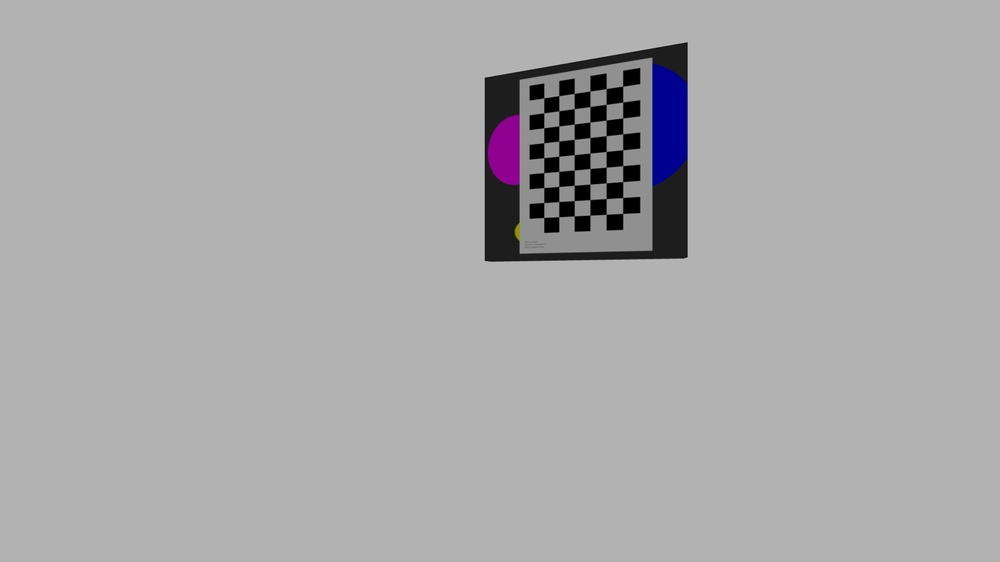
#> input picture Camera Calibrations/Sim Iris/1.jpg, 1000 x 562 px, shrunk from 1920 x 1080 before the run; its folder holds only this picture in this run
$ python calibration.py
#> lines starting #> are read from the running program, lines starting #| are printed output that depends on the picture; after the words box and inside, x2 and y2 are one past the last pixel; in counts of white or black regions, pixels touching at a corner belong together; long printed decimals are rounded
import numpy as np
import cv2
import glob

np.set_printoptions(suppress=True)  # don't use scientific notation

global imgpoints, objpoints, CHECK

# Defining the dimensions of checkerboard
CHECKERBOARD = (9, 6)
print("CHECKERBOARD: ", CHECKERBOARD)
criteria = (cv2.TERM_CRITERIA_EPS + cv2.TERM_CRITERIA_MAX_ITER, 30, 0.001)

# Creating vector to store vectors of 3D points for each checkerboard image
objpoints = []
# Creating vector to store vectors of 2D points for each checkerboard image
CHECK = []
imgpoints = []


# Defining the world coordinates for 3D points
objp = np.zeros((1, CHECKERBOARD[0] * CHECKERBOARD[1], 3), np.float32)
objp[0, :, :2] = np.mgrid[0 : CHECKERBOARD[0], 0 : CHECKERBOARD[1]].T.reshape(-1, 2)
prev_img_shape = None

# Extracting path of individual image stored in a given directory
images = sorted(glob.glob("*.jpg"))
print("images: ", images)

import threading

for fname in images:
    print(fname)
    img = cv2.imread(fname)
#> img is the input picture: shape (562, 1000, 3); mean B, G, R 171.2, 169.8, 170.2
    gray = cv2.cvtColor(img, cv2.COLOR_BGR2GRAY)
    # Find the chess board corners
    # If desired number of corners are found in the image then ret = true
    ret, corners = cv2.findChessboardCorners(
        gray,
        CHECKERBOARD,
        cv2.CALIB_CB_ADAPTIVE_THRESH
        + cv2.CALIB_CB_FAST_CHECK
        + cv2.CALIB_CB_NORMALIZE_IMAGE,
    )
#> ret = True; corners = 54 rows, first 8: [622.6, 86.18], [622.6, 102.1], [622.7, 118], [622.6, 133.8], [622.6, 149.7], [622.7, 165.6], [622.6, 181.6], [622.7, 197.5]

    """
    If desired number of corner are detected,
    we refine the pixel coordinates and display
    them on the images of checker board
    """
    if ret == True:
        objpoints.append(objp)
        # refining pixel coordinates for given 2d points.
        corners2 = cv2.cornerSubPix(gray, corners, (11, 11), (-1, -1), criteria)
#> corners2 = 54 rows, first 8: [622.7, 86.16], [622.7, 102.1], [622.7, 117.9], [622.7, 133.8], [622.7, 149.7], [622.7, 165.7], [622.7, 181.6], [622.7, 197.5]

        imgpoints.append(corners2)

        # Draw and display the corners
        img = cv2.drawChessboardCorners(img, CHECKERBOARD, corners2, ret)
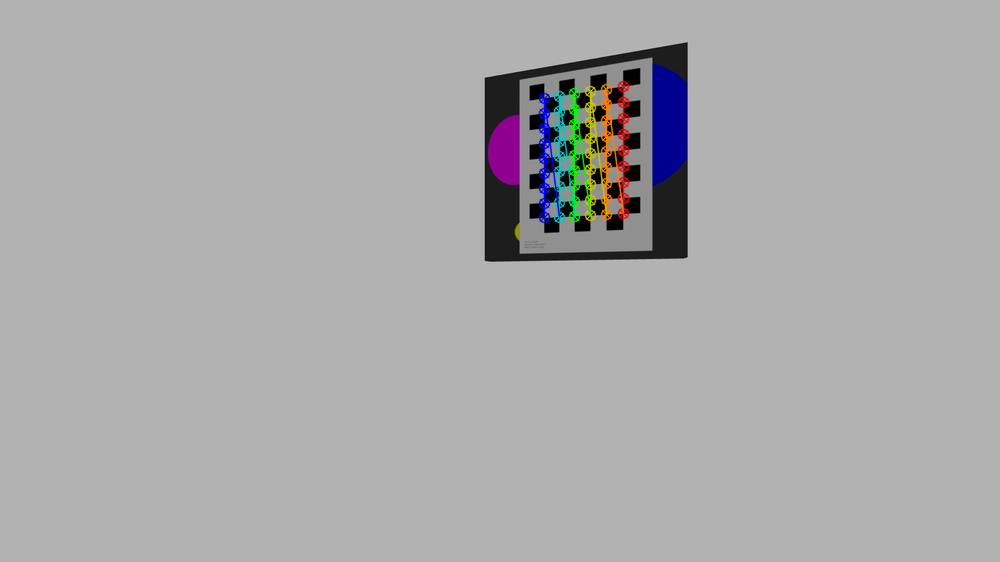
#> img: shape (562, 1000, 3); 1.39% of pixels changed, all inside (x1, y1, x2, y2) = (538, 80, 630, 224)

    else:
        print(f"\nNo se detectaron los puntos en: {fname}\n")

    cv2.namedWindow("img" + fname, cv2.WINDOW_NORMAL)
    cv2.imshow("img" + fname, img)
    cv2.waitKey(1)

    print(f"\nFinished: {fname}\n")

    CHECK.append(ret)
    print("thread started")

img = cv2.imread(fname)
gray = cv2.cvtColor(img, cv2.COLOR_BGR2GRAY)
h, w = img.shape[:2]
#> h = 562; w = 1000
print("height: ", h)
#| height:  562
print("width: ", w)
#| width:  1000

cv2.waitKey(0)
cv2.destroyAllWindows()


"""
Performing camera calibration by
passing the value of known 3D points (objpoints)
and corresponding pixel coordinates of the
detected corners (imgpoints)
"""
conteo = 0
while len(CHECK) < len(images):
    conteo += 1
    print(f"waiting for threads to finish {conteo}", end="\r")
#> this loop made 0 passes
#> after the loop, conteo = 0

ret, mtx, dist, rvecs, tvecs = cv2.calibrateCamera(
    objpoints, imgpoints, gray.shape[::-1], None, None
)
#> ret = 0.0495; mtx = [[2538.7, 0, 481.7], [0, 1129.2, 285.9], [0, 0, 1]]; dist = [[-0.314, 7.11, -0.0118, 0.000689, -85.53]]; rvecs = ([0.887, 0.882, 1.39],); tvecs = ([3.95, -12.56, 71.06],)

print("Camera matrix : \n")
print(mtx)
#| [[2538.682     0.          481.725]
#|  [   0.         1129.229  285.925 ]
#|  [   0.            0.            1.        ]]
print("dist : \n")
print(dist)
#| [[ -0.3143   7.114  -0.01183   0.0006892 -85.532]]
# [4 lines of commented-out code are left out]

np.savetxt("cameraMatrix.txt", mtx)
np.savetxt("distCoeffs.txt", dist)

# Try to undistort one of the images
img = cv2.imread(images[0])
h, w = img.shape[:2]
newcameramtx, roi = cv2.getOptimalNewCameraMatrix(mtx, dist, (w, h), 1, (w, h))
#> newcameramtx = [[2325.3, 0, 474.8], [0, 1024.7, 283], [0, 0, 1]]; roi = (31, 22, 920, 516)

# undistort
dst = cv2.undistort(img, mtx, dist, None, newcameramtx)
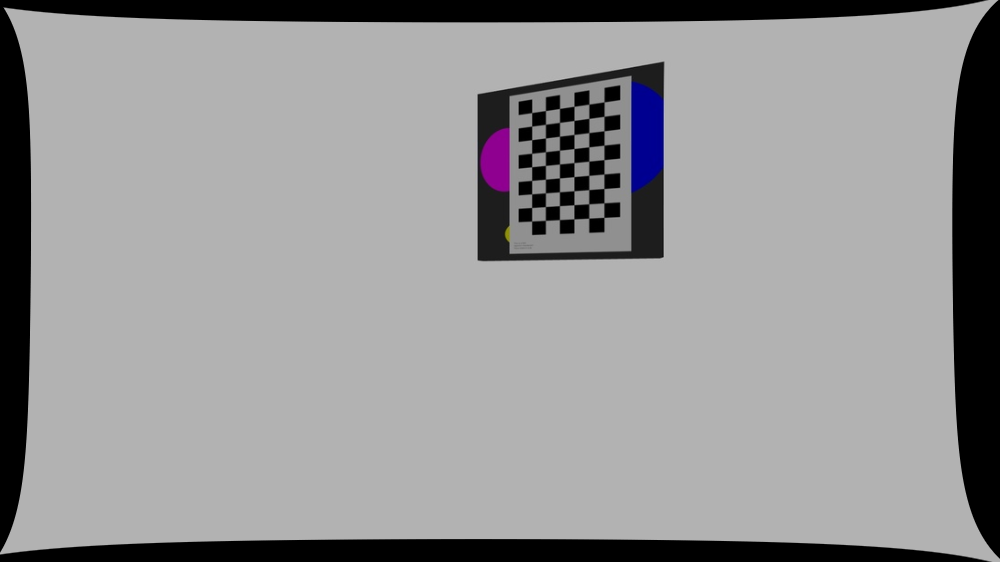
#> dst: shape (562, 1000, 3); mean B, G, R 149.2, 148, 148.4

# crop the image
x, y, w, h = roi
#> x = 31; y = 22; w = 920; h = 516
dst = dst[y : y + h, x : x + w]
#> dst: shape (516, 920, 3)
cv2.imwrite("calibresult.png", dst)


# Reprojection error
mean_error = 0
for i in range(len(objpoints)):
    imgpoints2, _ = cv2.projectPoints(objpoints[i], rvecs[i], tvecs[i], mtx, dist)
    error = cv2.norm(imgpoints[i], imgpoints2, cv2.NORM_L2) / len(imgpoints2)
    mean_error += error
#> this loop made 1 pass
#> (error, mean_error) on pass 1: (0.00674, 0.00674)
#> after the loop, mean_error = 0.00674

print("total error: ", mean_error / len(objpoints))
#| total error:  0.006741

$ run again, on Camera Calibrations/Sim Iris/4.jpg
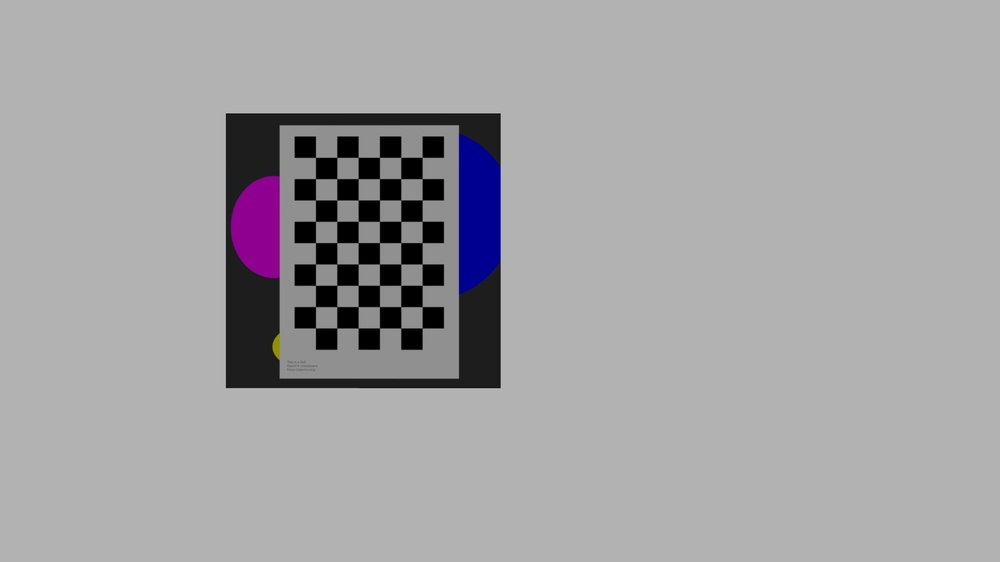
#> input picture Camera Calibrations/Sim Iris/4.jpg, 1000 x 562 px, shrunk from 1920 x 1080 before the run
#> img is the input picture: shape (562, 1000, 3); mean B, G, R 165.2, 162.7, 163.8
#> `ret, corners = cv2.findChessboardCorners( gray, CHECKERBOARD, cv2.CALI..`: ret = True; corners = 54 rows, first 8: [422, 157], [422, 178.5], [422, 200], [422.2, 221], [422.2, 242.8], [422, 264], [422, 285], [422, 306.6]
#> corners2 = 54 rows, first 8: [422.2, 157.3], [422.2, 178.6], [422.2, 199.9], [422.2, 221.3], [422.2, 242.6], [422.2, 263.9], [422.2, 285.3], [422.2, 306.6]
#> `img = cv2.drawChessboardCorners(img, CHECKERBOARD, corners2, ret)`:
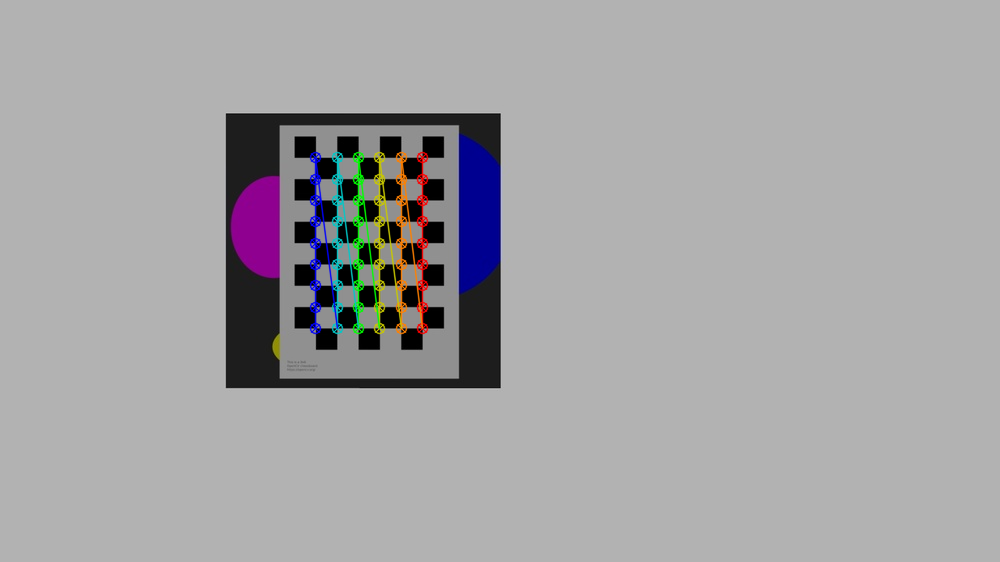
#> img: shape (562, 1000, 3); 1.7% of pixels changed, all inside (x1, y1, x2, y2) = (309, 151, 429, 335)
#| height:  562
#| width:  1000
#> after the loop `while len(CHECK) < len(images):`: conteo = 0
#> `ret, mtx, dist, rvecs, tvecs = cv2.calibrateCamera( objpoints, imgpoin..`: ret = 0.0463; mtx = [[6671.5, 0, 468.3], [0, 6670.2, 259.8], [0, 0, 1]]; dist = [[-2.78, 1041.2, 0.000935, -0.0218, 1.75]]; rvecs = ([0.0142, 0.00935, 1.57],); tvecs = ([-2.16, -4.8, 312.6],)
#| [[6671.488    0.          468.263]
#|  [   0.         6670.244  259.771]
#|  [   0.            0.            1.        ]]
#| [[  -2.778 1041.186    0.000935   -0.02183    1.748]]
#> newcameramtx = [[6778.9, 0, 468.7], [0, 6657.8, 259.9], [0, 0, 1]]; roi = (8, 9, 982, 541)
#> `x, y, w, h = roi`: x = 8; y = 9; w = 982; h = 541
#> `dst = dst[y : y + h, x : x + w]`:
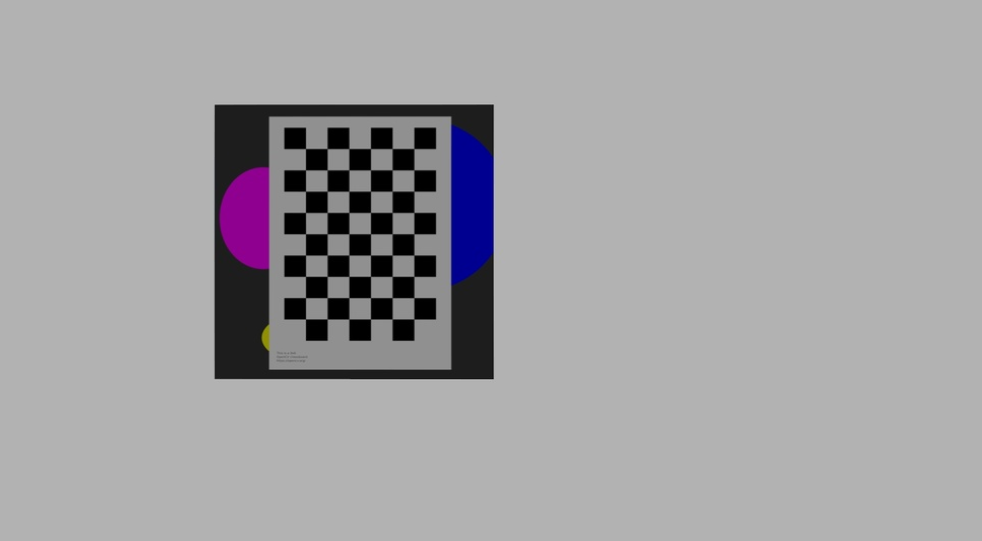
#> dst: shape (541, 982, 3); mean B, G, R 164.2, 161.6, 162.7
#> the loop `for i in range(len(objpoints)):` made 1 pass
#> (error, mean_error) on pass 1: (0.0063, 0.0063)
#> after the loop `for i in range(len(objpoints)):`: mean_error = 0.0063
#| total error:  0.006296

$ run again, on Camera Calibrations/Sim Iris/5.jpg
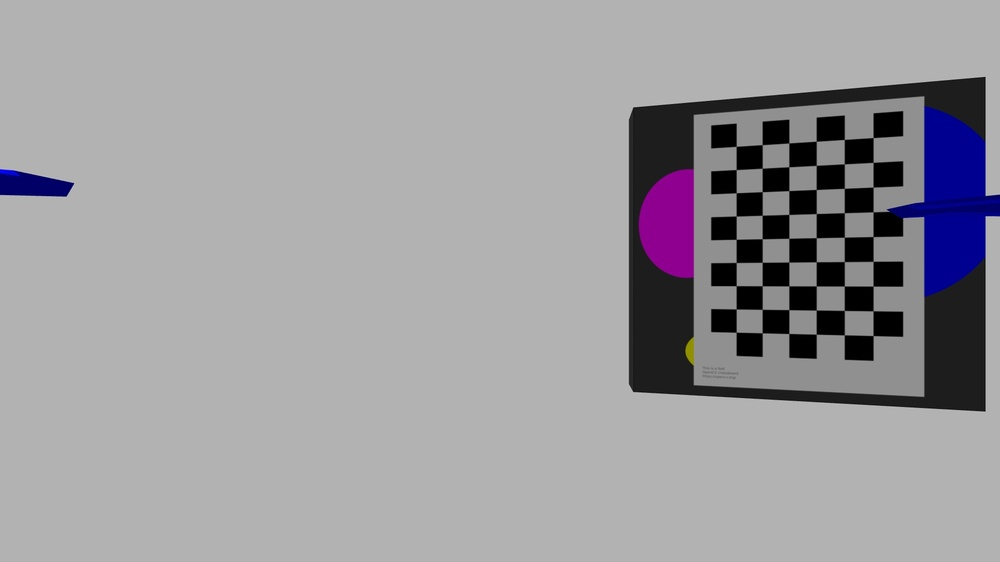
#> input picture Camera Calibrations/Sim Iris/5.jpg, 1000 x 562 px, shrunk from 1920 x 1080 before the run
#> img is the input picture: shape (562, 1000, 3); mean B, G, R 159.1, 155, 156.2
#> `ret, corners = cv2.findChessboardCorners( gray, CHECKERBOARD, cv2.CALI..`: ret = True; corners = 54 rows, first 8: [873.1, 137.5], [873.1, 162.4], [873.1, 187.1], [873, 211.8], [873, 236.6], [873.1, 261.4], [873.1, 286.1], [873.1, 310.8]
#> corners2 = 54 rows, first 8: [873.1, 137.6], [873.1, 162.4], [873.1, 187.1], [873.1, 211.8], [873.1, 236.6], [873.1, 261.3], [873.1, 286.1], [873.1, 310.8]
#> `img = cv2.drawChessboardCorners(img, CHECKERBOARD, corners2, ret)`:
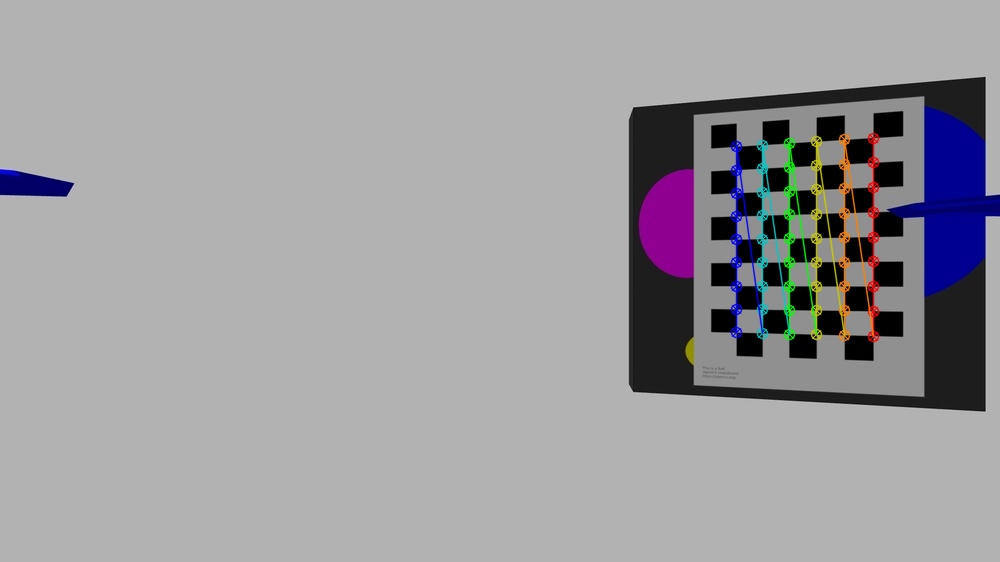
#> img: shape (562, 1000, 3); 1.85% of pixels changed, all inside (x1, y1, x2, y2) = (730, 132, 880, 343)
#| height:  562
#| width:  1000
#> after the loop `while len(CHECK) < len(images):`: conteo = 0
#> `ret, mtx, dist, rvecs, tvecs = cv2.calibrateCamera( objpoints, imgpoin..`: ret = 0.0414; mtx = [[732.8, 0, 446.7], [0, 712.7, 279.2], [0, 0, 1]]; dist = [[-0.0433, 0.162, -0.000413, 0.000267, -0.195]]; rvecs = ([0.298, 0.301, 1.55],); tvecs = ([16.76, -5.72, 28.71],)
#| [[732.772   0.         446.734]
#|  [  0.         712.738 279.175]
#|  [  0.           0.           1.        ]]
#| [[-0.04331  0.1624 -0.0004134  0.0002666 -0.1946]]
#> newcameramtx = [[720.4, 0, 442.5], [0, 695.7, 278.7], [0, 0, 1]]; roi = (1, 6, 988, 549)
#> `dst = cv2.undistort(img, mtx, dist, None, newcameramtx)`:
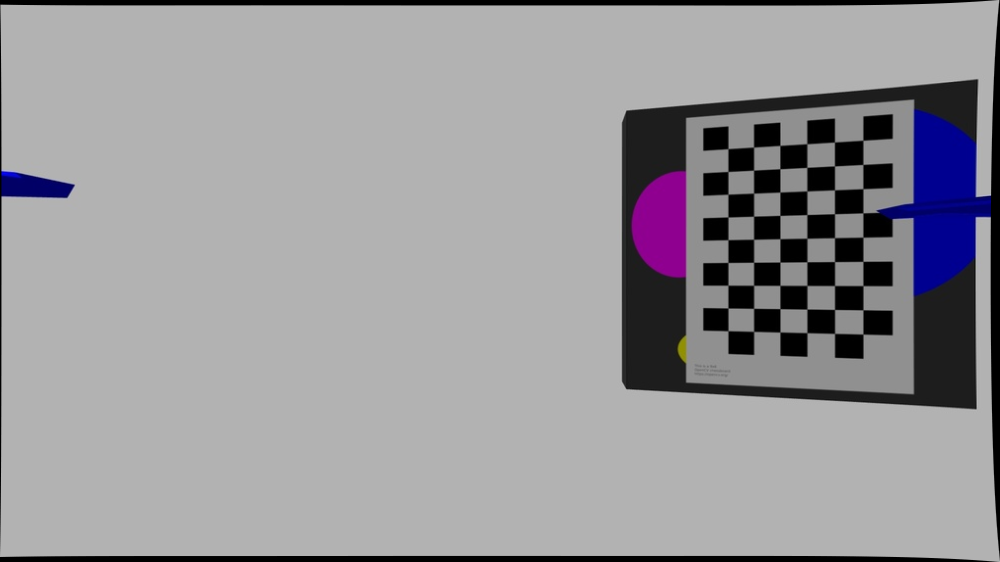
#> dst: shape (562, 1000, 3); mean B, G, R 154.7, 150.7, 151.9
#> `x, y, w, h = roi`: x = 1; y = 6; w = 988; h = 549
#> the loop `for i in range(len(objpoints)):` made 1 pass
#> (error, mean_error) on pass 1: (0.00563, 0.00563)
#> after the loop `for i in range(len(objpoints)):`: mean_error = 0.00563
#| total error:  0.00563
